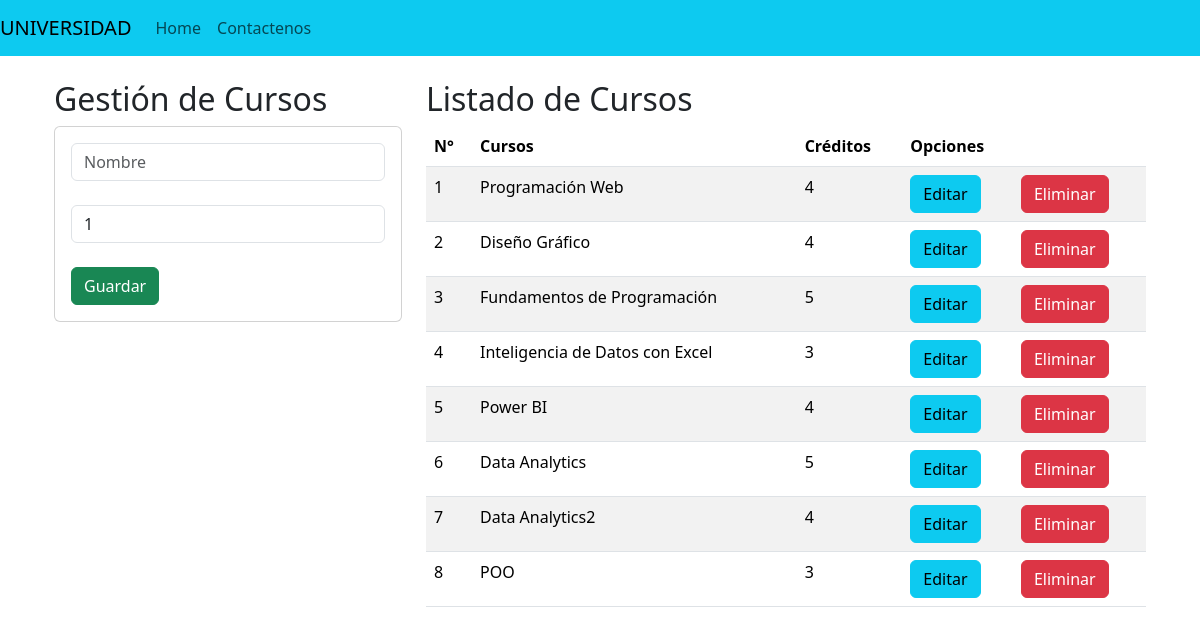
The page / on the database its author committed.
### Academico/models.py (models this page shows, shortened)
class Curso(models.Model):
    nombre=models.CharField(max_length=35)
    credito=models.PositiveIntegerField()

### Academico/views.py (the view)
# urls.py: 2. Add a URL to urlpatterns:  path('', views.home, name='home')
def home(request):
    cursoListado = Curso.objects.all()
    return render(request, 'gestionCursos.html',{'cursos':cursoListado})

### Academico/templates/gestionCursos.html (shortened to what this page needs)
{% extends "./base.html"%}
{% block body %}
<div class="container py-4">
    <div class="row">
        <div class="col-md-4">
            <h2>Gestión de Cursos</h2>
            <div class="card">
                <div class="card-body">
                    <form action="/registroCurso/" method="post">{% csrf_token %}
                        <div class="form-group">
                            <input type="text" name="txtNombre" class="form-control" placeholder="Nombre" max="50">
                        </div>
                        <br>
                        <div class="form-group">
                            <input type="number" name="numCreditos" class="form-control" min="1" max="10" value="1">
                        </div>
                        <br>
                        <div class="form-group">
                            <input type="submit" class="btn btn-success btn-block text-withe" value="Guardar">
                        </div>
                    </form>
                </div>
            </div>
        </div>
        <div class="col-md-8">
            <h2>Listado de Cursos</h2>
            <div class="table-responsive">
                <table class="table table-striped">
                    <thead>
                        <tr>
                            <th>N°</th>
                            <th>Cursos</th>
                            <th>Créditos</th>
                            <th colspan="2">Opciones</th>
                        </tr>
                    </thead>
                    <tbody>
                        {% for c in cursos %}
                        <tr>
                            <td>{{forloop.counter}}</td>
                            <td>{{c.nombre}}</td>
                            <td>{{c.credito}}</td>
                            <td><a href="edicionCurso/{{c.id}}" class="btn btn-block btn-info">Editar</a></td>
                            <td><a href="eliminacionCurso/{{c.id}}" class="btn btn-block btn-danger">Eliminar</a></td>
                        </tr>
                        {% endfor %}
                    </tbody>
                </table>
            </div>
        </div>
    </div>
</div>
{% endblock%}

### Academico/templates/base.html (shortened to what this page needs)
<!DOCTYPE html>
<html lang="en">
<head>
  <link href="https://cdn.jsdelivr.net/npm/bootstrap@5.3.2/dist/css/bootstrap.min.css" rel="stylesheet"
>
</head>
<body>
  <nav class="navbar navbar-expand-lg navbar-light bg-info">
    <a class="navbar-brand" href="#">UNIVERSIDAD</a>
    <div class="collapse navbar-collapse" id="navbarNav">
      <ul class="navbar-nav">
        <li class="nav-item active">
          <a class="nav-link" href="#">Home</a>
        </li>
        <li class="nav-item">
          <a class="nav-link" href="#">Contactenos</a>
        </li>
      </ul>
    </div>
  </nav>
  <div class="container">
    {% block body%}
    {% endblock%}
  </div>
</body>
</html>

### rows shown on the page
Curso: nombre "Programación Web", credito "4"
Curso: nombre "Diseño Gráfico", credito "4"
Curso: nombre "Fundamentos de Programación", credito "5"
Curso: nombre "Inteligencia de Datos con Excel", credito "3"
Curso: nombre "Power BI", credito "4"
Curso: nombre "Data Analytics", credito "5"
Curso: nombre "Data Analytics2", credito "4"
Curso: nombre "POO", credito "3"
